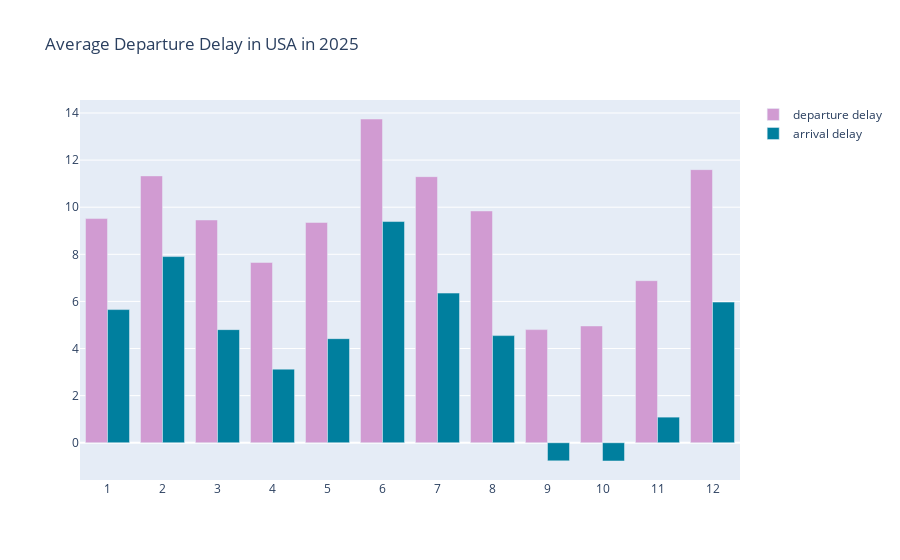

The cell this chart's notebook holds for it:
### Code cell
fig = go.Figure(data=[go.Bar(x=df.month, y=df.dep_delay, name='departure delay', marker_color = '#d19bd2'),
                      go.Bar(x=df.month, y=df.arr_delay, name='arrival delay', marker_color = '#007f9e')],
                       layout = go.Layout(title = 'Average Departure Delay in USA in 2025'))


fig.update_xaxes(type='category')


fig.show()

### Figure 1 — Plotly figure (JSON) as saved in the notebook; plotly's stock layout.template omitted (floating-point values rounded to 4 significant figures)
{"data": [{"marker": {"color": "#d19bd2"}, "name": "departure delay", "type": "bar", "x": [1, 2, 3, 4, 5, 6, 7, 8, 9, 10, 11, 12], "y": [9.517, 11.33, 9.457, 7.654, 9.353, 13.74, 11.3, 9.84, 4.804, 4.959, 6.88, 11.59]}, {"marker": {"color": "#007f9e"}, "name": "arrival delay", "type": "bar", "x": [1, 2, 3, 4, 5, 6, 7, 8, 9, 10, 11, 12], "y": [5.653, 7.903, 4.802, 3.125, 4.419, 9.391, 6.354, 4.548, -0.7679, -0.7751, 1.088, 5.972]}], "layout": {"title": {"text": "Average Departure Delay in USA in 2025"}, "xaxis": {"type": "category"}}}
